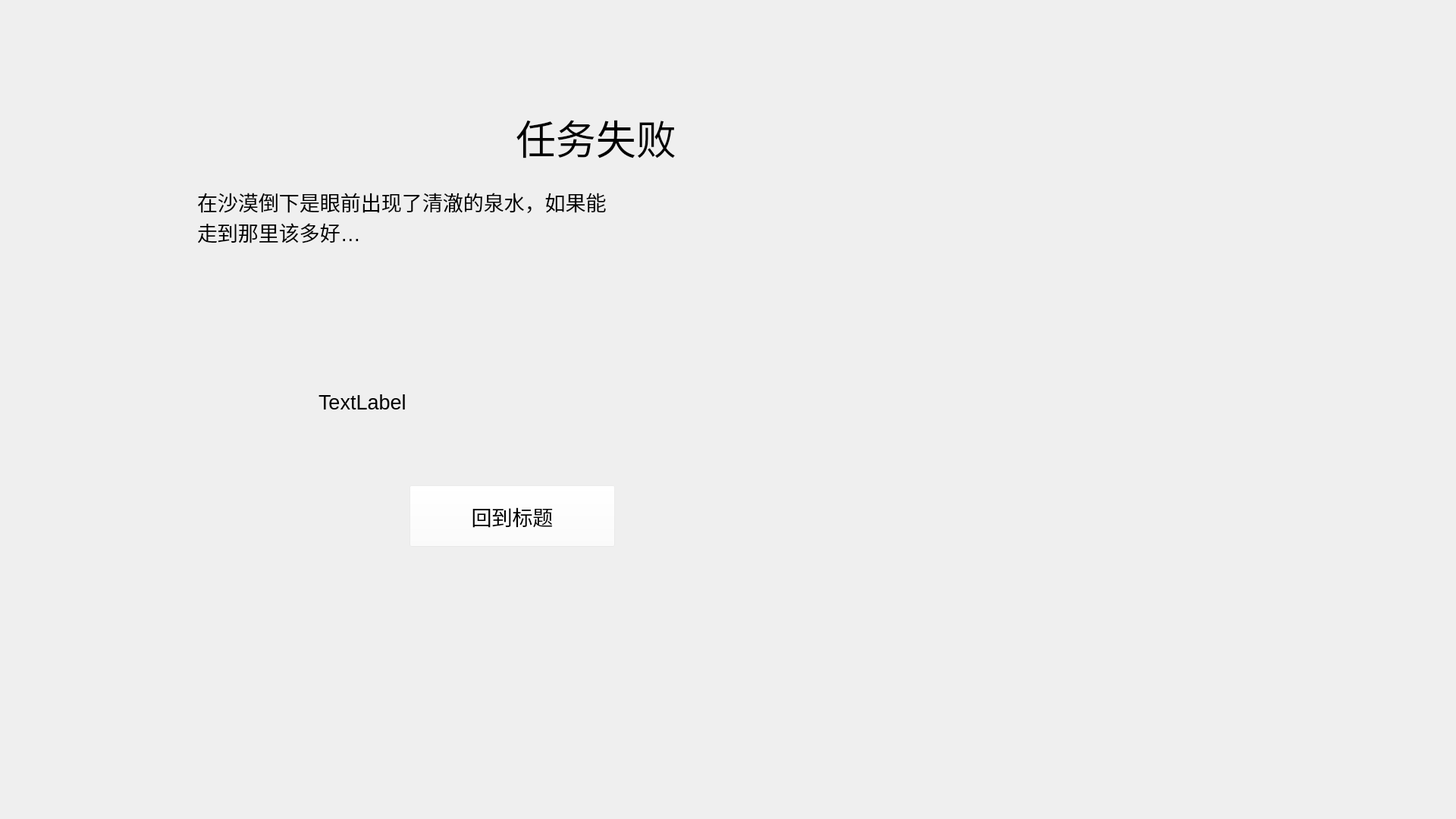
<?xml version="1.0" encoding="UTF-8"?>
<ui version="4.0">
 <class>LoseScene</class>
 <widget class="QWidget" name="LoseScene">
  <property name="geometry">
   <rect>
    <x>0</x>
    <y>0</y>
    <width>1920</width>
    <height>1080</height>
   </rect>
  </property>
  <property name="windowTitle">
   <string>Form</string>
  </property>
  <widget class="QLabel" name="label">
   <property name="geometry">
    <rect>
     <x>0</x>
     <y>0</y>
     <width>1920</width>
     <height>1080</height>
    </rect>
   </property>
   <property name="text">
    <string/>
   </property>
   <property name="pixmap">
    <pixmap resource="rc.qrc">:/images/lose</pixmap>
   </property>
  </widget>
  <widget class="QLabel" name="label_2">
   <property name="geometry">
    <rect>
     <x>260</x>
     <y>230</y>
     <width>561</width>
     <height>111</height>
    </rect>
   </property>
   <property name="font">
    <font>
     <pointsize>20</pointsize>
    </font>
   </property>
   <property name="text">
    <string>在沙漠倒下是眼前出现了清澈的泉水，如果能走到那里该多好…</string>
   </property>
   <property name="wordWrap">
    <bool>true</bool>
   </property>
  </widget>
  <widget class="QLabel" name="label_3">
   <property name="geometry">
    <rect>
     <x>680</x>
     <y>140</y>
     <width>321</width>
     <height>81</height>
    </rect>
   </property>
   <property name="font">
    <font>
     <pointsize>40</pointsize>
    </font>
   </property>
   <property name="text">
    <string>任务失败</string>
   </property>
  </widget>
  <widget class="QLabel" name="timeLabel">
   <property name="geometry">
    <rect>
     <x>420</x>
     <y>490</y>
     <width>371</width>
     <height>81</height>
    </rect>
   </property>
   <property name="font">
    <font>
     <pointsize>20</pointsize>
    </font>
   </property>
   <property name="text">
    <string>TextLabel</string>
   </property>
  </widget>
  <widget class="QPushButton" name="pushButton">
   <property name="geometry">
    <rect>
     <x>540</x>
     <y>640</y>
     <width>271</width>
     <height>81</height>
    </rect>
   </property>
   <property name="font">
    <font>
     <pointsize>20</pointsize>
    </font>
   </property>
   <property name="cursor">
    <cursorShape>PointingHandCursor</cursorShape>
   </property>
   <property name="styleSheet">
    <string notr="true">background-color: rgba(255, 255, 255, 50);</string>
   </property>
   <property name="text">
    <string>回到标题</string>
   </property>
  </widget>
 </widget>
 <resources>
  <include location="rc.qrc"/>
 </resources>
 <connections/>
</ui>
